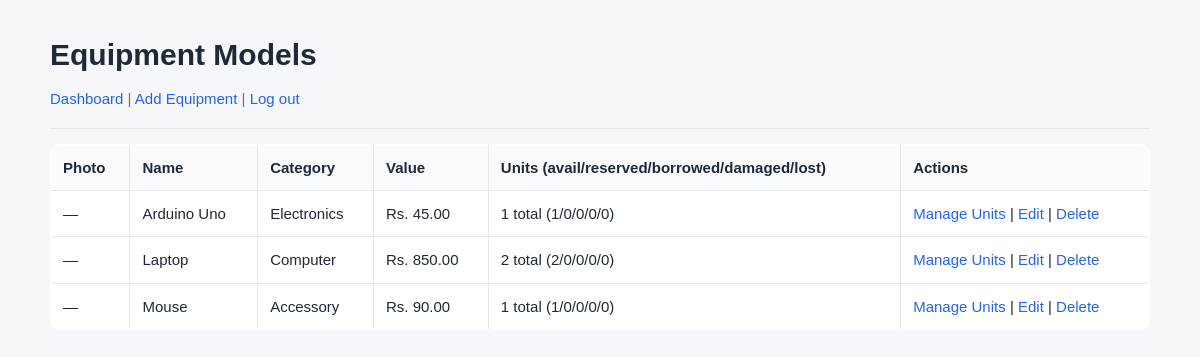
The app's page /admin/equipment.php (signed in) with its own data.
### tables this page shows
CREATE TABLE equipment_models (
    model_id INT AUTO_INCREMENT PRIMARY KEY,
    name VARCHAR(100) NOT NULL,
    description TEXT,
    category VARCHAR(50),
    image_path VARCHAR(255),
    item_value DECIMAL(10,2) NOT NULL DEFAULT 0.00,
    created_at TIMESTAMP DEFAULT CURRENT_TIMESTAMP
);

### includes/functions.php (called while the page is built, shortened)
<?php
function getEquipmentModelsSummary($conn) {
    $sql = "SELECT em.model_id, em.name, em.description, em.category, em.item_value, em.image_path, COUNT(pi.item_id) AS total_units, SUM(pi.status = 'available') AS available_units, SUM(pi.status = 'reserved') AS reserved_units, SUM(pi.status = 'borrowed') AS borrowed_units, SUM(pi.status = 'damaged') AS damaged_units, SUM(pi.status = 'lost') AS lost_units FROM equipment_models em LEFT JOIN physical_items pi ON pi.model_id = em.model_id GROUP BY em.model_id ORDER BY em.name";
    $result = mysqli_query($conn, $sql);
    return mysqli_fetch_all($result, MYSQLI_ASSOC);
}

### admin/equipment.php (the view, shortened to what this page needs)
<?php
require '../config.php';
require '../includes/functions.php';
$models = getEquipmentModelsSummary($conn);
?>
<!DOCTYPE html>
<html>
<head>
<link rel="stylesheet" href="../assets/css/style.css"><title>Manage Equipment</title></head>
<body>
    <h1>Equipment Models</h1>
    <p><a href="dashboard.php">Dashboard</a> | <a href="add_equipment.php">Add Equipment</a> | <a href="../logout.php">Log out</a></p>
    <table border="1" cellpadding="6">
        <tr>
            <th>Photo</th><th>Name</th><th>Category</th><th>Value</th>
            <th>Units (avail/reserved/borrowed/damaged/lost)</th><th>Actions</th>
        </tr>
        <?php foreach ($models as $m): ?>
            <tr>
                <td>
                    <?php if (!empty($m['image_path'])): ?>
                        <img src="../<?= htmlspecialchars($m['image_path']) ?>" alt="" style="max-width:60px;max-height:60px;">
                    <?php else: ?>
                        —
                    <?php endif; ?>
                </td>
                <td><?= htmlspecialchars($m['name']) ?></td>
                <td><?= htmlspecialchars($m['category']) ?></td>
                <td>Rs. <?= number_format($m['item_value'], 2) ?></td>
                <td>
                    <?= (int) $m['total_units'] ?> total
                    (<?= (int) $m['available_units'] ?>/<?= (int) $m['reserved_units'] ?>/<?= (int) $m['borrowed_units'] ?>/<?= (int) $m['damaged_units'] ?>/<?= (int) $m['lost_units'] ?>)
                </td>
                <td>
                    <a href="equipment_units.php?model_id=<?= (int) $m['model_id'] ?>">Manage Units</a> |
                    <a href="edit_equipment.php?model_id=<?= (int) $m['model_id'] ?>">Edit</a> |
                    <a href="delete_equipment.php?model_id=<?= (int) $m['model_id'] ?>" onclick="return confirm('Delete this equipment model?');">Delete</a>
                </td>
            </tr>
        <?php endforeach; ?>
    </table>
</body>
</html>

### assets/css/style.css (style rules this page uses)
:root { --bg: #f5f7fb; --card: #ffffff; --text: #1f2937; --muted: #6b7280; --border: #e5e7eb; --primary: #334155; --primary-dark: #1e293b; --success: #166534; --success-bg: #dcfce7; --danger: #b91c1c; --danger-bg: #fee2e2; --warning: #92400e; --warning-bg: #fef3c7; }
* { box-sizing: border-box; }
body { margin: 0; padding: 32px 20px 50px; background: var(--bg); color: var(--text); font: 15px/1.55 Arial, Helvetica, sans-serif; }
body > h1, body > p, body > h2, body > h3, body > table, body > form, body > ul, body > .page, body > .card, body > .message { max-width: 1100px; margin-left: auto; margin-right: auto; }
h1 { margin-top: 0; margin-bottom: 8px; font-size: 30px; }
p { color: var(--muted); }
a { color: #2563eb; text-decoration: none; }
body > p:first-of-type { margin-top: 0; padding-bottom: 18px; border-bottom: 1px solid var(--border); }
table, body > table { width: 100%; border-collapse: collapse; background: var(--card); border: 1px solid var(--border); border-radius: 10px; overflow: hidden; margin-top: 12px; }
th, td { padding: 11px 12px; border-bottom: 1px solid var(--border); text-align: left; vertical-align: middle; }
th { background: #f8fafc; font-weight: 600; }
tr:last-child td { border-bottom: 0; }

### records on screen
equipment_models: name "Arduino Uno", category "Electronics", item_value "45.00", total_units "1", available_units "1", reserved_units "0", borrowed_units "0", damaged_units "0", lost_units "0"
equipment_models: name "Laptop", category "Computer", item_value "850.00", total_units "2", available_units "2", reserved_units "0", borrowed_units "0", damaged_units "0", lost_units "0"
equipment_models: name "Mouse", category "Accessory", item_value "90.00", total_units "1", available_units "1", reserved_units "0", borrowed_units "0", damaged_units "0", lost_units "0"
